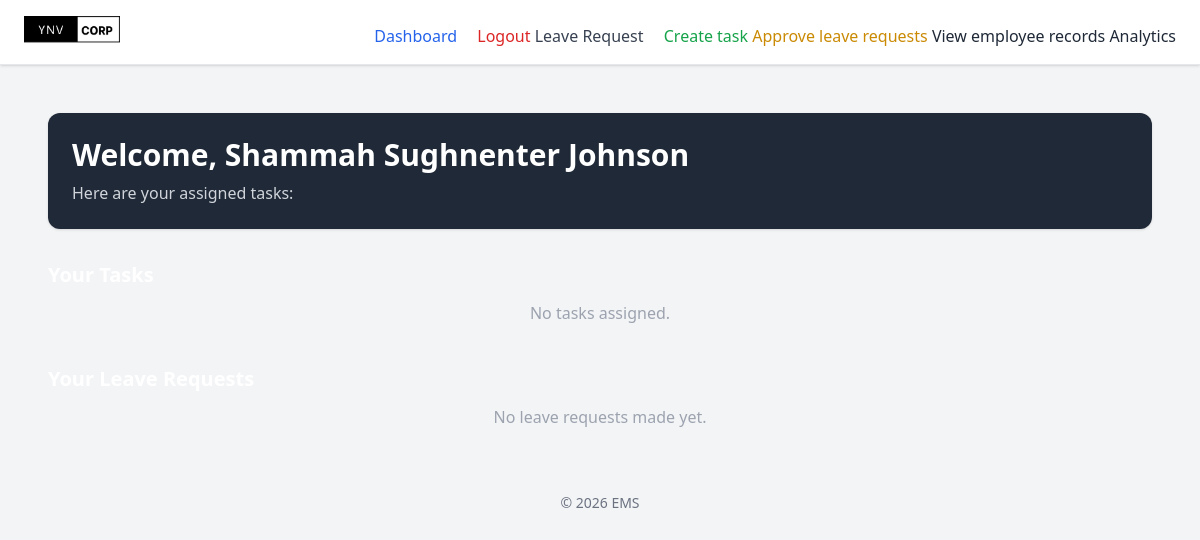
The app's page / (signed in), older data.
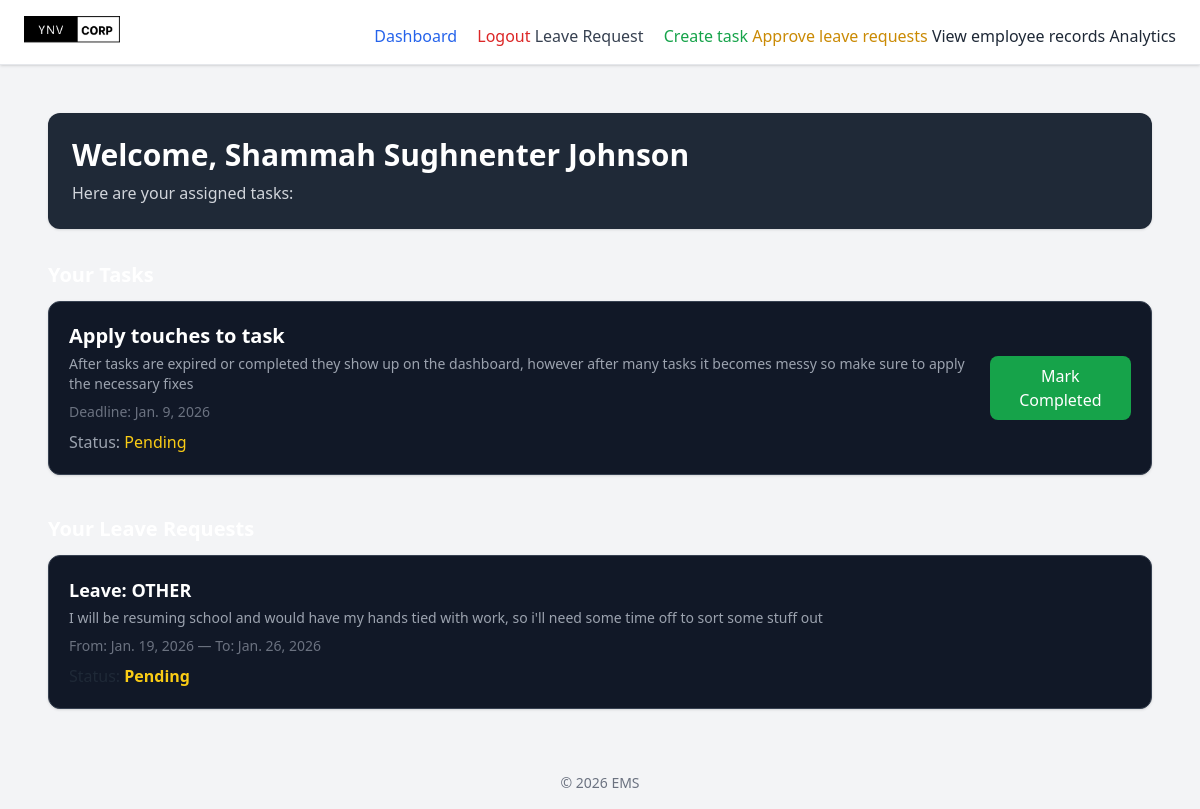
The same page, newer data.
### employee/models.py (models this page shows, shortened)
class Task(models.Model):
    assigned_to = models.ForeignKey(Employee, on_delete=models.CASCADE, related_name="assigned_tasks")
    title = models.CharField(max_length=100) #title of task field
    description = models.TextField() #description of task field
    assigned_date = models.DateField(auto_now_add=True) #date field for assigned date
    deadline = models.DateField() #date field for deadline
    complete = models.BooleanField(default=False)
    class Meta():
        ordering = ['complete']

class LeaveRequest(models.Model):
    STATUS_CHOICES = [
        ('Pending', 'Pending'),
        ('Approved', 'Approved'),
        ('Rejected', 'Rejected'),
    ] # status choices for the leave request
    LEAVE_TYPE=(
        ('sick', 'SICK'),
        ('annual', 'ANNUAL'),
        ('unpaid', 'UNPAID'),
        ('maternity', 'MATERNITY'),
        ('paternity', 'PATERNITY'),
        ('bereavement', 'BEREAVEMENT'),
        ('other', 'OTHER'),
        )
    employee = models.ForeignKey(Employee, on_delete=models.CASCADE, related_name='leave_requests')
    start_date = models.DateField() #date field for start date
    end_date = models.DateField() #date field for end date
    reason = models.TextField() #reason for leave field
    leave_type = models.CharField(max_length=20, choices=LEAVE_TYPE, default='other') #leave type field with choices
    status = models.CharField(max_length=10, choices=STATUS_CHOICES, default='Pending') #status field with choices
    applied_on = models.DateField(auto_now_add=True) #date field for applied on
    updated_at = models.DateTimeField(auto_now_add=True)
    class Meta:
        ordering = ['-applied_on']
        verbose_name = "Leave Request"
        verbose_name_plural = "Leave Requests"

### employee/views.py (the view)
# urls.py: path('', DashboardView.as_view(), name='dashboard'),
class DashboardView(LoginRequiredMixin, ListView):
    model = Task, LeaveRequest
    template_name = 'employee/dashboard.html'
    context_object_name = 'tasks'
    def get_queryset(self):
        today = timezone.now().date()
        return Task.objects.filter(
            assigned_to=self.request.user,
            complete=False,
            deadline__gte=today
        ).order_by('deadline')
    def get_context_data(self, **kwargs):
        today = timezone.now().date()
        ctx = super().get_context_data(**kwargs)
        ctx['leave_requests'] = LeaveRequest.objects.filter(
            employee=self.request.user
        )
        ctx['overdue_tasks'] = Task.objects.filter(
            assigned_to=self.request.user,
            complete=False,
            deadline__lt=today
        )
        ctx['active_leaves'] = LeaveRequest.objects.filter(
            employee=self.request.user,
            status='Approved',
            end_date__gte=today
        )
        ctx['past_leaves'] = LeaveRequest.objects.filter(
            employee=self.request.user,
            end_date__lt=today
        )
        ctx['rejected_leaves'] = LeaveRequest.objects.filter(
            employee=self.request.user,
            status='Rejected'
        )
        return ctx

### employee/templates/employee/dashboard.html (shortened to what this page needs)
{% extends 'employee/base.html' %}
{% block content %}
<div class="p-6">
  <div class="bg-gray-800 text-white p-6 rounded-xl shadow mb-8">
    <h1 class="text-3xl font-semibold">
      Welcome, {{ request.user.full_name }}
    </h1>
    <p class="text-gray-300 mt-2">Here are your assigned tasks:</p>
  </div>
  <h2 class="text-xl text-white mb-3 font-semibold">Your Tasks</h2>
  <div class="grid gap-4">
    {% for task in tasks %}
    <div class="bg-gray-900 border border-gray-700 p-5 rounded-xl shadow flex justify-between items-center">
      <div>
        <h2 class="text-xl font-semibold text-white">{{ task.title }}</h2>
        <p class="text-gray-400 text-sm mt-1">{{ task.description }}</p>
        <p class="text-gray-500 text-sm mt-2">Deadline: {{ task.deadline }}</p>
        <p class="text-gray-400 mt-2">
          Status:
          <span class="{% if task.complete %}text-green-400{% else %}text-yellow-400{% endif %}">
            {% if task.complete %}Completed{% else %}Pending{% endif %}
          </span>
        </p>
      </div>
      {% if not task.complete %}
      <form method="POST" action="{% url 'complete_task' task.id %}">
        <button
          class="bg-green-600 hover:bg-green-700 text-white px-4 py-2 rounded-lg">
          Mark Completed
        </button>
      </form>
      {% endif %}
    </div>
    {% empty %}
    <p class="text-gray-400 text-center">No tasks assigned.</p>
    {% endfor %}
  </div>
  <h2 class="text-xl text-white mb-3 font-semibold mt-10">Your Leave Requests</h2>
  <div class="grid gap-4">
    {% for leave in leave_requests %}
    <div class="bg-gray-900 border border-gray-700 p-5 rounded-xl shadow">
      <h3 class="text-lg font-semibold text-white">Leave: {{ leave.leave_type|upper }}</h3>
      <p class="text-gray-400 text-sm mt-1">{{ leave.reason }}</p>
      <p class="text-gray-500 text-sm mt-2">
        From: {{ leave.start_date }} — To: {{ leave.end_date }}
      </p>
      <p class="mt-2">
        {% if leave.status == "Approved" %}
        <span class="text-green-400 font-semibold">Approved</span>
        {% elif leave.status == "Rejected" %}
        <span class="text-red-400 font-semibold">Rejected</span>
        {% else %}
        <span class="text-yellow-400 font-semibold">Pending</span>
        {% endif %}
      </p>
    </div>
    {% empty %}
    <p class="text-gray-400 text-center">No leave requests made yet.</p>
    {% endfor %}
  </div>
</div>
{% endblock %}

Row changes from the older to the newer data that the page shows:
added Task: title "Apply touches to task", description "After tasks are expired or completed they show up on the dashboard, however after many tasks it becomes messy so make sure to apply the necessary fixes", deadline "Jan. 9, 2026", complete "Pending"
added LeaveRequest: leave_type "OTHER", reason "I will be resuming school and would have my hands tied with work, so i'll need some time off to sort some stuff out", start_date "Jan. 19, 2026", end_date "Jan. 26, 2026", status "Pending"
Text that changed along with them:
text no longer shown: "No tasks assigned. No leave requests made yet."
